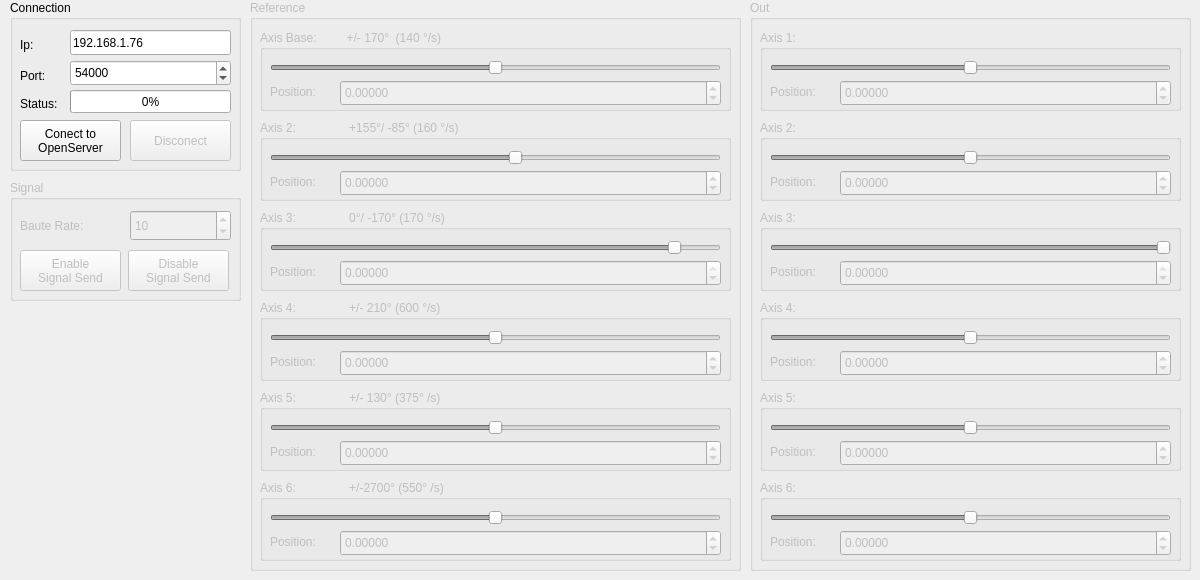
<?xml version="1.0" encoding="UTF-8"?>
<ui version="4.0">
 <class>MainWindow</class>
 <widget class="QMainWindow" name="MainWindow">
  <property name="geometry">
   <rect>
    <x>0</x>
    <y>0</y>
    <width>1200</width>
    <height>580</height>
   </rect>
  </property>
  <property name="sizePolicy">
   <sizepolicy hsizetype="Fixed" vsizetype="Fixed">
    <horstretch>0</horstretch>
    <verstretch>0</verstretch>
   </sizepolicy>
  </property>
  <property name="minimumSize">
   <size>
    <width>1200</width>
    <height>580</height>
   </size>
  </property>
  <property name="maximumSize">
   <size>
    <width>1200</width>
    <height>580</height>
   </size>
  </property>
  <property name="windowTitle">
   <string>MainWindow</string>
  </property>
  <widget class="QWidget" name="centralwidget">
   <widget class="QGroupBox" name="reference">
    <property name="enabled">
     <bool>false</bool>
    </property>
    <property name="geometry">
     <rect>
      <x>250</x>
      <y>0</y>
      <width>491</width>
      <height>571</height>
     </rect>
    </property>
    <property name="title">
     <string>Reference</string>
    </property>
    <widget class="QGroupBox" name="RA6">
     <property name="geometry">
      <rect>
       <x>10</x>
       <y>480</y>
       <width>471</width>
       <height>81</height>
      </rect>
     </property>
     <property name="title">
      <string>Axis 6:                +/-2700° (550° /s)       </string>
     </property>
     <widget class="QSlider" name="RA6S">
      <property name="geometry">
       <rect>
        <x>10</x>
        <y>30</y>
        <width>451</width>
        <height>16</height>
       </rect>
      </property>
      <property name="minimum">
       <number>-270000000</number>
      </property>
      <property name="maximum">
       <number>270000000</number>
      </property>
      <property name="sliderPosition">
       <number>0</number>
      </property>
      <property name="orientation">
       <enum>Qt::Horizontal</enum>
      </property>
     </widget>
     <widget class="QLabel" name="label_12">
      <property name="geometry">
       <rect>
        <x>10</x>
        <y>53</y>
        <width>67</width>
        <height>17</height>
       </rect>
      </property>
      <property name="text">
       <string>Position:</string>
      </property>
     </widget>
     <widget class="QDoubleSpinBox" name="RA6B">
      <property name="geometry">
       <rect>
        <x>80</x>
        <y>50</y>
        <width>381</width>
        <height>26</height>
       </rect>
      </property>
      <property name="decimals">
       <number>5</number>
      </property>
      <property name="minimum">
       <double>-2700.000000000000000</double>
      </property>
      <property name="maximum">
       <double>2700.000000000000000</double>
      </property>
     </widget>
    </widget>
    <widget class="QGroupBox" name="RA4">
     <property name="geometry">
      <rect>
       <x>10</x>
       <y>300</y>
       <width>471</width>
       <height>81</height>
      </rect>
     </property>
     <property name="title">
      <string>Axis 4:                +/- 210° (600 °/s)       </string>
     </property>
     <widget class="QSlider" name="RA4S">
      <property name="geometry">
       <rect>
        <x>10</x>
        <y>30</y>
        <width>451</width>
        <height>16</height>
       </rect>
      </property>
      <property name="minimum">
       <number>-21000000</number>
      </property>
      <property name="maximum">
       <number>21000000</number>
      </property>
      <property name="sliderPosition">
       <number>0</number>
      </property>
      <property name="orientation">
       <enum>Qt::Horizontal</enum>
      </property>
     </widget>
     <widget class="QLabel" name="label_8">
      <property name="geometry">
       <rect>
        <x>10</x>
        <y>53</y>
        <width>67</width>
        <height>17</height>
       </rect>
      </property>
      <property name="text">
       <string>Position:</string>
      </property>
     </widget>
     <widget class="QDoubleSpinBox" name="RA4B">
      <property name="geometry">
       <rect>
        <x>80</x>
        <y>50</y>
        <width>381</width>
        <height>26</height>
       </rect>
      </property>
      <property name="decimals">
       <number>5</number>
      </property>
      <property name="minimum">
       <double>-210.000000000000000</double>
      </property>
      <property name="maximum">
       <double>210.000000000000000</double>
      </property>
     </widget>
    </widget>
    <widget class="QGroupBox" name="RA2">
     <property name="geometry">
      <rect>
       <x>10</x>
       <y>120</y>
       <width>471</width>
       <height>81</height>
      </rect>
     </property>
     <property name="title">
      <string>Axis 2:                +155°/ -85° (160 °/s)      </string>
     </property>
     <widget class="QSlider" name="RA2S">
      <property name="geometry">
       <rect>
        <x>10</x>
        <y>30</y>
        <width>451</width>
        <height>16</height>
       </rect>
      </property>
      <property name="minimum">
       <number>-8500000</number>
      </property>
      <property name="maximum">
       <number>15500000</number>
      </property>
      <property name="sliderPosition">
       <number>9000</number>
      </property>
      <property name="orientation">
       <enum>Qt::Horizontal</enum>
      </property>
     </widget>
     <widget class="QLabel" name="label_4">
      <property name="geometry">
       <rect>
        <x>10</x>
        <y>53</y>
        <width>67</width>
        <height>17</height>
       </rect>
      </property>
      <property name="text">
       <string>Position:</string>
      </property>
     </widget>
     <widget class="QDoubleSpinBox" name="RA2B">
      <property name="geometry">
       <rect>
        <x>80</x>
        <y>50</y>
        <width>381</width>
        <height>26</height>
       </rect>
      </property>
      <property name="decimals">
       <number>5</number>
      </property>
      <property name="minimum">
       <double>-85.000000000000000</double>
      </property>
      <property name="maximum">
       <double>155.000000000000000</double>
      </property>
     </widget>
    </widget>
    <widget class="QGroupBox" name="RA1">
     <property name="geometry">
      <rect>
       <x>10</x>
       <y>30</y>
       <width>471</width>
       <height>81</height>
      </rect>
     </property>
     <property name="title">
      <string>Axis Base:         +/- 170°  (140 °/s)   </string>
     </property>
     <widget class="QSlider" name="RA1S">
      <property name="geometry">
       <rect>
        <x>10</x>
        <y>30</y>
        <width>451</width>
        <height>16</height>
       </rect>
      </property>
      <property name="minimum">
       <number>-17000000</number>
      </property>
      <property name="maximum">
       <number>17000000</number>
      </property>
      <property name="singleStep">
       <number>1</number>
      </property>
      <property name="pageStep">
       <number>1</number>
      </property>
      <property name="sliderPosition">
       <number>0</number>
      </property>
      <property name="orientation">
       <enum>Qt::Horizontal</enum>
      </property>
      <property name="invertedAppearance">
       <bool>false</bool>
      </property>
     </widget>
     <widget class="QLabel" name="label_2">
      <property name="geometry">
       <rect>
        <x>10</x>
        <y>53</y>
        <width>67</width>
        <height>17</height>
       </rect>
      </property>
      <property name="text">
       <string>Position:</string>
      </property>
     </widget>
     <widget class="QDoubleSpinBox" name="RA1B">
      <property name="geometry">
       <rect>
        <x>80</x>
        <y>50</y>
        <width>381</width>
        <height>26</height>
       </rect>
      </property>
      <property name="decimals">
       <number>5</number>
      </property>
      <property name="minimum">
       <double>-170.000000000000000</double>
      </property>
      <property name="maximum">
       <double>170.000000000000000</double>
      </property>
     </widget>
    </widget>
    <widget class="QGroupBox" name="RA3">
     <property name="geometry">
      <rect>
       <x>10</x>
       <y>210</y>
       <width>471</width>
       <height>81</height>
      </rect>
     </property>
     <property name="title">
      <string>Axis 3:                0°/ -170° (170 °/s)         </string>
     </property>
     <widget class="QSlider" name="RA3S">
      <property name="geometry">
       <rect>
        <x>10</x>
        <y>30</y>
        <width>451</width>
        <height>16</height>
       </rect>
      </property>
      <property name="minimum">
       <number>-17000000</number>
      </property>
      <property name="maximum">
       <number>0</number>
      </property>
      <property name="sliderPosition">
       <number>-9000</number>
      </property>
      <property name="orientation">
       <enum>Qt::Horizontal</enum>
      </property>
     </widget>
     <widget class="QLabel" name="label_6">
      <property name="geometry">
       <rect>
        <x>10</x>
        <y>53</y>
        <width>67</width>
        <height>17</height>
       </rect>
      </property>
      <property name="text">
       <string>Position:</string>
      </property>
     </widget>
     <widget class="QDoubleSpinBox" name="RA3B">
      <property name="geometry">
       <rect>
        <x>80</x>
        <y>50</y>
        <width>381</width>
        <height>26</height>
       </rect>
      </property>
      <property name="decimals">
       <number>5</number>
      </property>
      <property name="minimum">
       <double>-170.000000000000000</double>
      </property>
      <property name="maximum">
       <double>0.000000000000000</double>
      </property>
     </widget>
    </widget>
    <widget class="QGroupBox" name="RA5">
     <property name="geometry">
      <rect>
       <x>10</x>
       <y>390</y>
       <width>471</width>
       <height>81</height>
      </rect>
     </property>
     <property name="title">
      <string>Axis 5:                +/- 130° (375° /s)       </string>
     </property>
     <widget class="QSlider" name="RA5S">
      <property name="geometry">
       <rect>
        <x>10</x>
        <y>30</y>
        <width>451</width>
        <height>16</height>
       </rect>
      </property>
      <property name="minimum">
       <number>-13000000</number>
      </property>
      <property name="maximum">
       <number>13000000</number>
      </property>
      <property name="sliderPosition">
       <number>0</number>
      </property>
      <property name="orientation">
       <enum>Qt::Horizontal</enum>
      </property>
     </widget>
     <widget class="QLabel" name="label_10">
      <property name="geometry">
       <rect>
        <x>10</x>
        <y>53</y>
        <width>67</width>
        <height>17</height>
       </rect>
      </property>
      <property name="text">
       <string>Position:</string>
      </property>
     </widget>
     <widget class="QDoubleSpinBox" name="RA5B">
      <property name="geometry">
       <rect>
        <x>80</x>
        <y>50</y>
        <width>381</width>
        <height>26</height>
       </rect>
      </property>
      <property name="decimals">
       <number>5</number>
      </property>
      <property name="minimum">
       <double>-130.000000000000000</double>
      </property>
      <property name="maximum">
       <double>130.000000000000000</double>
      </property>
     </widget>
    </widget>
   </widget>
   <widget class="QGroupBox" name="out">
    <property name="enabled">
     <bool>false</bool>
    </property>
    <property name="geometry">
     <rect>
      <x>750</x>
      <y>0</y>
      <width>441</width>
      <height>571</height>
     </rect>
    </property>
    <property name="title">
     <string>Out</string>
    </property>
    <widget class="QGroupBox" name="OA4">
     <property name="enabled">
      <bool>false</bool>
     </property>
     <property name="geometry">
      <rect>
       <x>10</x>
       <y>300</y>
       <width>421</width>
       <height>81</height>
      </rect>
     </property>
     <property name="title">
      <string>Axis 4:</string>
     </property>
     <widget class="QSlider" name="OA4S">
      <property name="enabled">
       <bool>false</bool>
      </property>
      <property name="geometry">
       <rect>
        <x>10</x>
        <y>30</y>
        <width>401</width>
        <height>16</height>
       </rect>
      </property>
      <property name="minimum">
       <number>-21000000</number>
      </property>
      <property name="maximum">
       <number>21000000</number>
      </property>
      <property name="sliderPosition">
       <number>0</number>
      </property>
      <property name="orientation">
       <enum>Qt::Horizontal</enum>
      </property>
     </widget>
     <widget class="QLabel" name="label_17">
      <property name="enabled">
       <bool>false</bool>
      </property>
      <property name="geometry">
       <rect>
        <x>10</x>
        <y>53</y>
        <width>67</width>
        <height>17</height>
       </rect>
      </property>
      <property name="text">
       <string>Position:</string>
      </property>
     </widget>
     <widget class="QDoubleSpinBox" name="OA4B">
      <property name="enabled">
       <bool>false</bool>
      </property>
      <property name="geometry">
       <rect>
        <x>80</x>
        <y>50</y>
        <width>331</width>
        <height>26</height>
       </rect>
      </property>
      <property name="decimals">
       <number>5</number>
      </property>
      <property name="minimum">
       <double>-210.000000000000000</double>
      </property>
      <property name="maximum">
       <double>210.000000000000000</double>
      </property>
     </widget>
    </widget>
    <widget class="QGroupBox" name="OA5">
     <property name="enabled">
      <bool>false</bool>
     </property>
     <property name="geometry">
      <rect>
       <x>10</x>
       <y>390</y>
       <width>421</width>
       <height>81</height>
      </rect>
     </property>
     <property name="title">
      <string>Axis 5:</string>
     </property>
     <widget class="QSlider" name="OA5S">
      <property name="enabled">
       <bool>false</bool>
      </property>
      <property name="geometry">
       <rect>
        <x>10</x>
        <y>30</y>
        <width>401</width>
        <height>16</height>
       </rect>
      </property>
      <property name="minimum">
       <number>-13000000</number>
      </property>
      <property name="maximum">
       <number>13000000</number>
      </property>
      <property name="sliderPosition">
       <number>0</number>
      </property>
      <property name="orientation">
       <enum>Qt::Horizontal</enum>
      </property>
     </widget>
     <widget class="QLabel" name="label_30">
      <property name="enabled">
       <bool>false</bool>
      </property>
      <property name="geometry">
       <rect>
        <x>10</x>
        <y>53</y>
        <width>67</width>
        <height>17</height>
       </rect>
      </property>
      <property name="text">
       <string>Position:</string>
      </property>
     </widget>
     <widget class="QDoubleSpinBox" name="OA5B">
      <property name="enabled">
       <bool>false</bool>
      </property>
      <property name="geometry">
       <rect>
        <x>80</x>
        <y>50</y>
        <width>331</width>
        <height>26</height>
       </rect>
      </property>
      <property name="decimals">
       <number>5</number>
      </property>
      <property name="minimum">
       <double>-130.000000000000000</double>
      </property>
      <property name="maximum">
       <double>130.000000000000000</double>
      </property>
     </widget>
    </widget>
    <widget class="QGroupBox" name="OA3">
     <property name="enabled">
      <bool>false</bool>
     </property>
     <property name="geometry">
      <rect>
       <x>10</x>
       <y>210</y>
       <width>421</width>
       <height>81</height>
      </rect>
     </property>
     <property name="title">
      <string>Axis 3:</string>
     </property>
     <widget class="QSlider" name="OA3S">
      <property name="enabled">
       <bool>false</bool>
      </property>
      <property name="geometry">
       <rect>
        <x>10</x>
        <y>30</y>
        <width>401</width>
        <height>16</height>
       </rect>
      </property>
      <property name="minimum">
       <number>-17000000</number>
      </property>
      <property name="maximum">
       <number>0</number>
      </property>
      <property name="sliderPosition">
       <number>0</number>
      </property>
      <property name="orientation">
       <enum>Qt::Horizontal</enum>
      </property>
     </widget>
     <widget class="QLabel" name="label_16">
      <property name="enabled">
       <bool>false</bool>
      </property>
      <property name="geometry">
       <rect>
        <x>10</x>
        <y>53</y>
        <width>67</width>
        <height>17</height>
       </rect>
      </property>
      <property name="text">
       <string>Position:</string>
      </property>
     </widget>
     <widget class="QDoubleSpinBox" name="OA3B">
      <property name="enabled">
       <bool>false</bool>
      </property>
      <property name="geometry">
       <rect>
        <x>80</x>
        <y>50</y>
        <width>331</width>
        <height>26</height>
       </rect>
      </property>
      <property name="decimals">
       <number>5</number>
      </property>
      <property name="minimum">
       <double>-170.000000000000000</double>
      </property>
      <property name="maximum">
       <double>0.000000000000000</double>
      </property>
     </widget>
    </widget>
    <widget class="QGroupBox" name="OA2">
     <property name="enabled">
      <bool>false</bool>
     </property>
     <property name="geometry">
      <rect>
       <x>10</x>
       <y>120</y>
       <width>421</width>
       <height>81</height>
      </rect>
     </property>
     <property name="title">
      <string>Axis 2:</string>
     </property>
     <widget class="QSlider" name="OA2S">
      <property name="enabled">
       <bool>false</bool>
      </property>
      <property name="geometry">
       <rect>
        <x>10</x>
        <y>30</y>
        <width>401</width>
        <height>16</height>
       </rect>
      </property>
      <property name="minimum">
       <number>-8500000</number>
      </property>
      <property name="maximum">
       <number>15500000</number>
      </property>
      <property name="sliderPosition">
       <number>0</number>
      </property>
      <property name="orientation">
       <enum>Qt::Horizontal</enum>
      </property>
     </widget>
     <widget class="QLabel" name="label_15">
      <property name="enabled">
       <bool>false</bool>
      </property>
      <property name="geometry">
       <rect>
        <x>10</x>
        <y>53</y>
        <width>67</width>
        <height>17</height>
       </rect>
      </property>
      <property name="text">
       <string>Position:</string>
      </property>
     </widget>
     <widget class="QDoubleSpinBox" name="OA2B">
      <property name="enabled">
       <bool>false</bool>
      </property>
      <property name="geometry">
       <rect>
        <x>80</x>
        <y>50</y>
        <width>331</width>
        <height>26</height>
       </rect>
      </property>
      <property name="decimals">
       <number>5</number>
      </property>
      <property name="minimum">
       <double>-85.000000000000000</double>
      </property>
      <property name="value">
       <double>0.000000000000000</double>
      </property>
     </widget>
    </widget>
    <widget class="QGroupBox" name="OA6">
     <property name="enabled">
      <bool>false</bool>
     </property>
     <property name="geometry">
      <rect>
       <x>10</x>
       <y>480</y>
       <width>421</width>
       <height>81</height>
      </rect>
     </property>
     <property name="title">
      <string>Axis 6:</string>
     </property>
     <widget class="QSlider" name="OA6S">
      <property name="enabled">
       <bool>false</bool>
      </property>
      <property name="geometry">
       <rect>
        <x>10</x>
        <y>30</y>
        <width>401</width>
        <height>16</height>
       </rect>
      </property>
      <property name="minimum">
       <number>-270000000</number>
      </property>
      <property name="maximum">
       <number>270000000</number>
      </property>
      <property name="sliderPosition">
       <number>0</number>
      </property>
      <property name="orientation">
       <enum>Qt::Horizontal</enum>
      </property>
     </widget>
     <widget class="QLabel" name="label_31">
      <property name="enabled">
       <bool>false</bool>
      </property>
      <property name="geometry">
       <rect>
        <x>10</x>
        <y>53</y>
        <width>67</width>
        <height>17</height>
       </rect>
      </property>
      <property name="text">
       <string>Position:</string>
      </property>
     </widget>
     <widget class="QDoubleSpinBox" name="OA6B">
      <property name="enabled">
       <bool>false</bool>
      </property>
      <property name="geometry">
       <rect>
        <x>80</x>
        <y>50</y>
        <width>331</width>
        <height>26</height>
       </rect>
      </property>
      <property name="decimals">
       <number>5</number>
      </property>
      <property name="minimum">
       <double>-2700.000000000000000</double>
      </property>
      <property name="maximum">
       <double>2700.000000000000000</double>
      </property>
     </widget>
    </widget>
    <widget class="QGroupBox" name="OA1">
     <property name="enabled">
      <bool>false</bool>
     </property>
     <property name="geometry">
      <rect>
       <x>10</x>
       <y>30</y>
       <width>421</width>
       <height>81</height>
      </rect>
     </property>
     <property name="title">
      <string>Axis 1:</string>
     </property>
     <widget class="QSlider" name="OA1S">
      <property name="enabled">
       <bool>false</bool>
      </property>
      <property name="geometry">
       <rect>
        <x>10</x>
        <y>30</y>
        <width>401</width>
        <height>16</height>
       </rect>
      </property>
      <property name="minimum">
       <number>-17000000</number>
      </property>
      <property name="maximum">
       <number>17000000</number>
      </property>
      <property name="value">
       <number>0</number>
      </property>
      <property name="sliderPosition">
       <number>0</number>
      </property>
      <property name="orientation">
       <enum>Qt::Horizontal</enum>
      </property>
     </widget>
     <widget class="QLabel" name="label_14">
      <property name="enabled">
       <bool>false</bool>
      </property>
      <property name="geometry">
       <rect>
        <x>10</x>
        <y>53</y>
        <width>67</width>
        <height>17</height>
       </rect>
      </property>
      <property name="text">
       <string>Position:</string>
      </property>
     </widget>
     <widget class="QDoubleSpinBox" name="OA1B">
      <property name="enabled">
       <bool>false</bool>
      </property>
      <property name="geometry">
       <rect>
        <x>80</x>
        <y>50</y>
        <width>331</width>
        <height>26</height>
       </rect>
      </property>
      <property name="decimals">
       <number>5</number>
      </property>
      <property name="minimum">
       <double>-170.000000000000000</double>
      </property>
      <property name="maximum">
       <double>170.000000000000000</double>
      </property>
     </widget>
    </widget>
   </widget>
   <widget class="QGroupBox" name="signal">
    <property name="enabled">
     <bool>false</bool>
    </property>
    <property name="geometry">
     <rect>
      <x>10</x>
      <y>180</y>
      <width>231</width>
      <height>121</height>
     </rect>
    </property>
    <property name="title">
     <string>Signal</string>
    </property>
    <widget class="QSpinBox" name="baute">
     <property name="geometry">
      <rect>
       <x>120</x>
       <y>30</y>
       <width>101</width>
       <height>31</height>
      </rect>
     </property>
     <property name="minimum">
      <number>0</number>
     </property>
     <property name="maximum">
      <number>5000</number>
     </property>
     <property name="singleStep">
      <number>1</number>
     </property>
     <property name="value">
      <number>10</number>
     </property>
    </widget>
    <widget class="QLabel" name="label_24">
     <property name="geometry">
      <rect>
       <x>10</x>
       <y>30</y>
       <width>101</width>
       <height>31</height>
      </rect>
     </property>
     <property name="text">
      <string>Baute Rate:</string>
     </property>
    </widget>
    <widget class="QPushButton" name="enable">
     <property name="geometry">
      <rect>
       <x>10</x>
       <y>70</y>
       <width>101</width>
       <height>41</height>
      </rect>
     </property>
     <property name="text">
      <string>Enable
Signal Send</string>
     </property>
    </widget>
    <widget class="QPushButton" name="disable">
     <property name="enabled">
      <bool>false</bool>
     </property>
     <property name="geometry">
      <rect>
       <x>118</x>
       <y>70</y>
       <width>101</width>
       <height>41</height>
      </rect>
     </property>
     <property name="text">
      <string>Disable
Signal Send</string>
     </property>
    </widget>
   </widget>
   <widget class="QGroupBox" name="connection">
    <property name="geometry">
     <rect>
      <x>10</x>
      <y>0</y>
      <width>231</width>
      <height>171</height>
     </rect>
    </property>
    <property name="title">
     <string>Connection</string>
    </property>
    <widget class="QLabel" name="labelIp">
     <property name="geometry">
      <rect>
       <x>10</x>
       <y>36</y>
       <width>41</width>
       <height>17</height>
      </rect>
     </property>
     <property name="text">
      <string>Ip:</string>
     </property>
    </widget>
    <widget class="QLineEdit" name="lineIp">
     <property name="enabled">
      <bool>true</bool>
     </property>
     <property name="geometry">
      <rect>
       <x>60</x>
       <y>30</y>
       <width>161</width>
       <height>25</height>
      </rect>
     </property>
     <property name="text">
      <string>192.168.1.76</string>
     </property>
    </widget>
    <widget class="QLabel" name="labelPorta">
     <property name="geometry">
      <rect>
       <x>10</x>
       <y>67</y>
       <width>41</width>
       <height>17</height>
      </rect>
     </property>
     <property name="text">
      <string>Port:</string>
     </property>
    </widget>
    <widget class="QPushButton" name="buttonConect">
     <property name="geometry">
      <rect>
       <x>10</x>
       <y>120</y>
       <width>101</width>
       <height>41</height>
      </rect>
     </property>
     <property name="text">
      <string>Conect to
OpenServer</string>
     </property>
    </widget>
    <widget class="QPushButton" name="buttonDisconect">
     <property name="enabled">
      <bool>false</bool>
     </property>
     <property name="geometry">
      <rect>
       <x>120</x>
       <y>120</y>
       <width>101</width>
       <height>41</height>
      </rect>
     </property>
     <property name="text">
      <string>Disconect</string>
     </property>
    </widget>
    <widget class="QSpinBox" name="boxPort">
     <property name="enabled">
      <bool>true</bool>
     </property>
     <property name="geometry">
      <rect>
       <x>60</x>
       <y>60</y>
       <width>161</width>
       <height>26</height>
      </rect>
     </property>
     <property name="maximum">
      <number>999999</number>
     </property>
     <property name="value">
      <number>54000</number>
     </property>
    </widget>
    <widget class="QLabel" name="labelStatus">
     <property name="geometry">
      <rect>
       <x>10</x>
       <y>95</y>
       <width>51</width>
       <height>17</height>
      </rect>
     </property>
     <property name="text">
      <string>Status:</string>
     </property>
    </widget>
    <widget class="QProgressBar" name="progressStatus">
     <property name="enabled">
      <bool>true</bool>
     </property>
     <property name="geometry">
      <rect>
       <x>60</x>
       <y>90</y>
       <width>161</width>
       <height>23</height>
      </rect>
     </property>
     <property name="value">
      <number>0</number>
     </property>
    </widget>
   </widget>
  </widget>
 </widget>
 <resources/>
 <connections/>
</ui>
